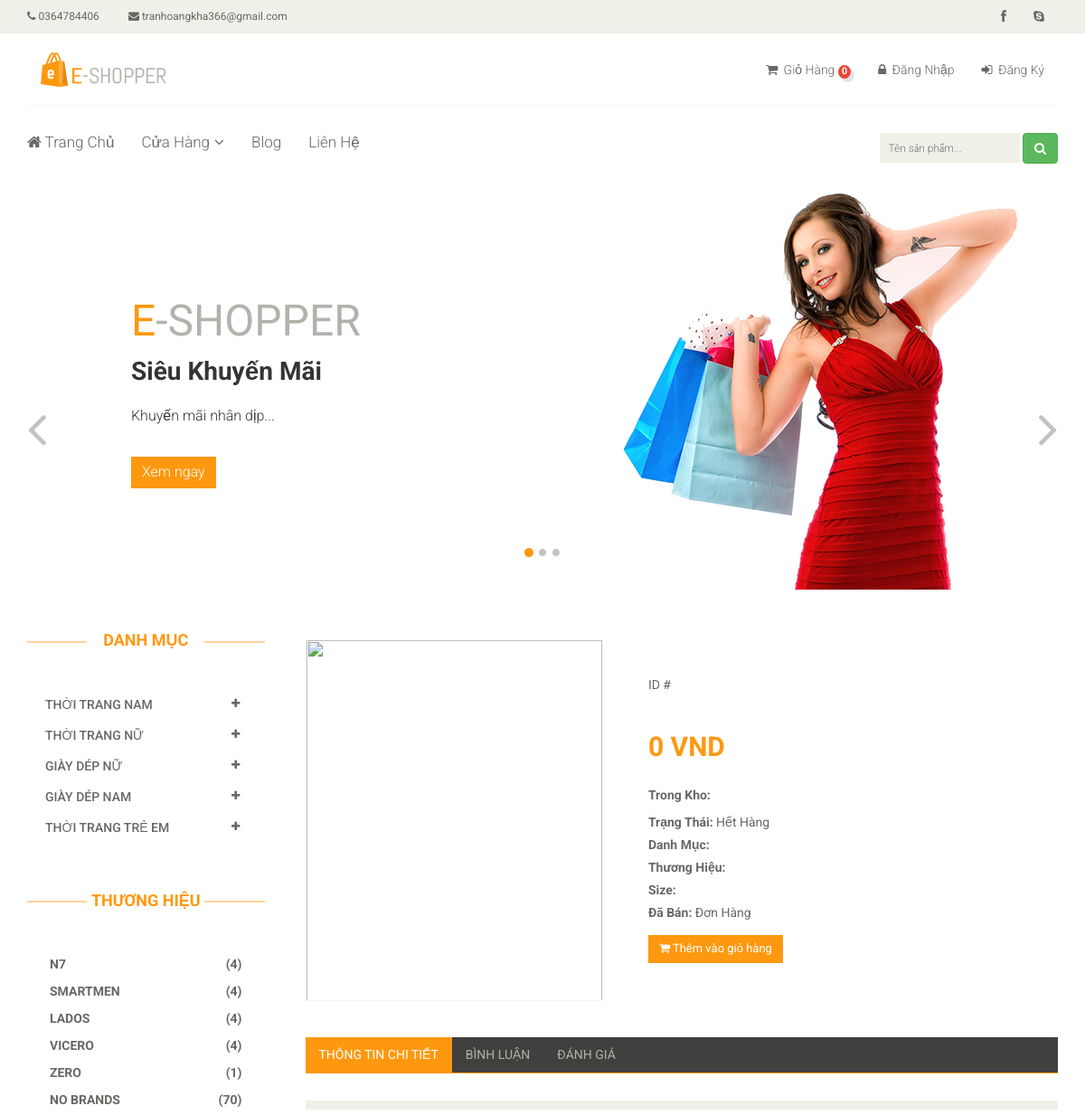
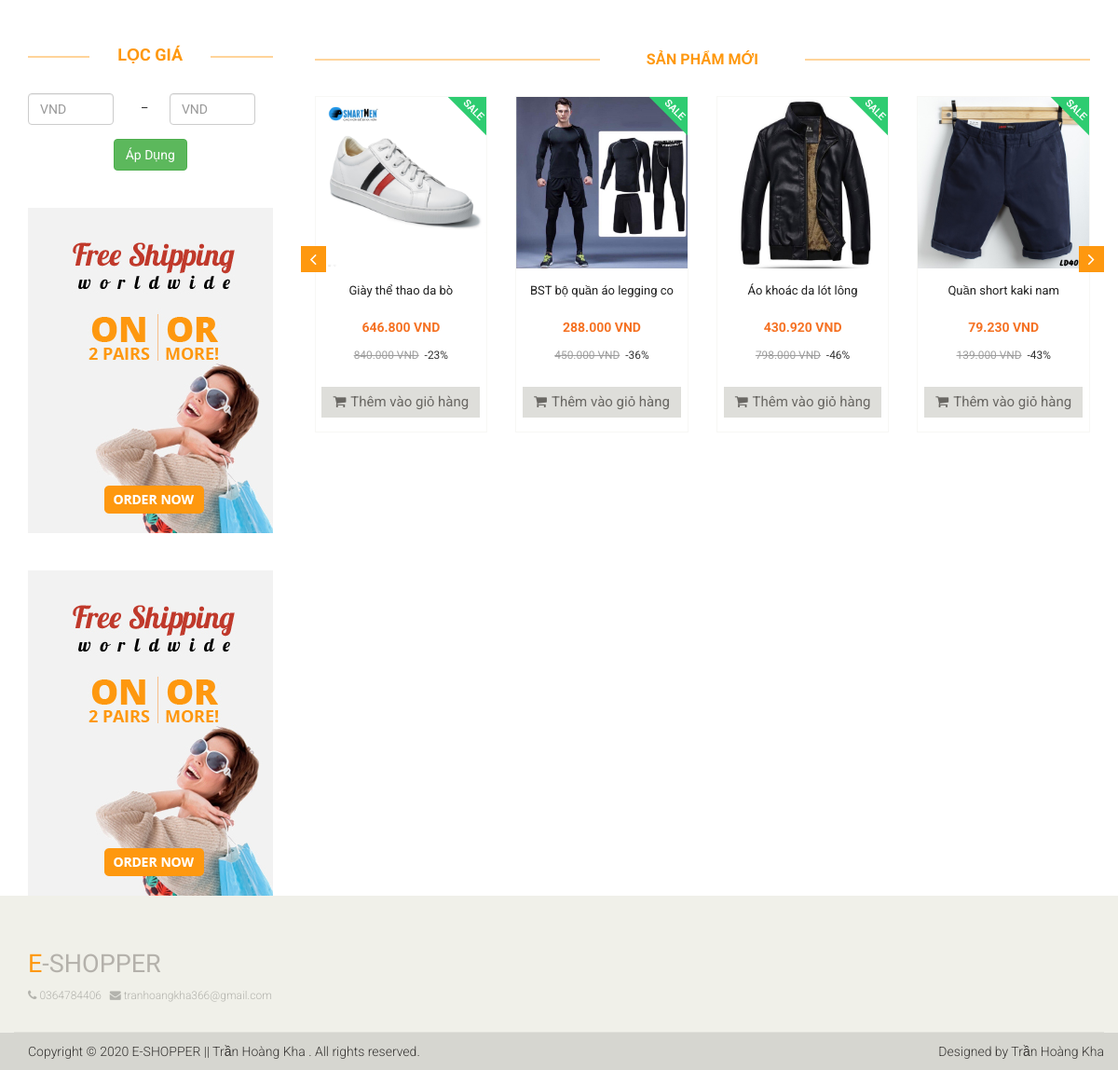
The page /chi-tiet-san-pham.php on the database its author committed (2 pictures, top to bottom).
### tables this page shows
CREATE TABLE `lienhe` (
  `id` int(11) NOT NULL,
  `DienThoai` varchar(12) NOT NULL,
  `Email` varchar(100) NOT NULL,
  `LinkFace` varchar(50) NOT NULL,
  `DiaChi` varchar(100) NOT NULL,
  `KinhDo` varchar(15) NOT NULL,
  `ViDo` varchar(15) NOT NULL
);

CREATE TABLE `banner` (
  `id` int(11) NOT NULL,
  `TieuDe` varchar(100) NOT NULL,
  `NoiDung` varchar(300) NOT NULL,
  `AnhBanner` varchar(20) NOT NULL,
  `HienThi` tinyint(4) NOT NULL DEFAULT 0,
  `Created_at` timestamp NOT NULL DEFAULT current_timestamp(),
  `Update_at` timestamp NOT NULL DEFAULT current_timestamp() ON UPDATE current_timestamp()
);

CREATE TABLE `danh_muc_cha` (
  `id` int(11) NOT NULL,
  `SoTT` tinyint(4) NOT NULL,
  `TenDMC` varchar(50) NOT NULL,
  `Created_at` timestamp NOT NULL DEFAULT current_timestamp()
);

CREATE TABLE `san_pham` (
  `id` int(11) NOT NULL,
  `TenSP` varchar(50) NOT NULL,
  `GiaSP` int(11) NOT NULL,
  `GiamGia` tinyint(4) DEFAULT 0,
  `AnhSP` varchar(20) NOT NULL,
  `id_DanhMuc` int(11) NOT NULL,
  `id_ThuongHieu` int(11) NOT NULL,
  `MoTa` text DEFAULT NULL,
  `LanBan` int(11) DEFAULT 0,
  `Created_by` int(11) NOT NULL,
  `Update_by` int(11) NOT NULL,
  `Created_at` timestamp NOT NULL DEFAULT current_timestamp(),
  `Update_at` timestamp NOT NULL DEFAULT current_timestamp() ON UPDATE current_timestamp()
);

CREATE TABLE `thuong_hieu` (
  `id` int(11) NOT NULL,
  `SoTT` tinyint(4) NOT NULL,
  `TenTH` varchar(30) NOT NULL,
  `HienThi` tinyint(4) NOT NULL DEFAULT 0,
  `Created_at` timestamp NOT NULL DEFAULT current_timestamp(),
  `Update_at` timestamp NOT NULL DEFAULT current_timestamp() ON UPDATE current_timestamp()
);

CREATE TABLE `adver` (
  `id` int(11) NOT NULL,
  `AnhAdver` varchar(20) NOT NULL,
  `DuongDan` varchar(200) NOT NULL,
  `HienThi` tinyint(4) NOT NULL DEFAULT 0,
  `Update_at` timestamp NOT NULL DEFAULT current_timestamp() ON UPDATE current_timestamp()
);

### layouts/new_product.php (the view, shortened to what the rows shown need)
<div class="recommended_items">
   <h2 class="title text-center">Sản Phẩm Mới</h2>
   <div id="recommended-item-carousel" class="carousel slide" data-ride="carousel">
      <div class="carousel-inner">
         <div class="item active">
         	<?php foreach ($productNew as $item) :?>
            	<div class="col-sm-3 box">
                  <div class="product-image-wrapper product_box">
                     <div class="single-products">
                        <div class="productinfo text-center">
                           <a href="chi-tiet-san-pham.php?id=<?php echo $item['id'] ?>"><img src="<?php echo uploads() ?>product/<?php echo $item['AnhSP'] ?>" alt="" /></a>
                           <a href="chi-tiet-san-pham.php?id=<?php echo $item['id'] ?>"><p class="name"><?php echo $item['TenSP']?></p></a>
                           <p class="sale">
                              <h5><?php echo formatPriceSale($item['GiaSP'],$item['GiamGia']) ?></h5>
                              <small><del class="sale_price"><?php echo $item['GiamGia'] > 0 ? formatPrice($item['GiaSP']) : ''  ?></del>&nbsp;<?php echo $item['GiamGia'] > 0 ? " -".$item['GiamGia']."%" : ''  ?></small>
                           </p>
                           <a href="addcart.php?id=<?php echo $item['id'] ?>" class="btn btn-default add-to-cart"><i class="fa fa-shopping-cart"></i>Thêm vào giỏ hàng</a>
                        </div>
                        <?php if($item['GiamGia'] > 0): ?>
                           <img src="<?php echo base_url() ?>public/fontend/images/home/sale.png" class="new" alt="" />
                        <?php endif; ?>
                     </div>
                  </div>
               </div>
            <?php endforeach; ?>
         	</div>
      </div>
   </div>
</div>

### layouts/header.php (shortened to what the rows shown need)
<!DOCTYPE html>
<html lang="en">
<head>
    <link href="<?php echo base_url() ?>public/fontend/css/bootstrap.min.css" rel="stylesheet">
    <link href="<?php echo base_url() ?>public/fontend/css/font-awesome.min.css" rel="stylesheet">
    <link href="<?php echo base_url() ?>public/fontend/css/prettyPhoto.css" rel="stylesheet">
    <link href="<?php echo base_url() ?>public/fontend/css/price-range.css" rel="stylesheet">
    <link href="<?php echo base_url() ?>public/fontend/css/animate.css" rel="stylesheet">
	<link href="<?php echo base_url() ?>public/fontend/css/main.css" rel="stylesheet">
	<link href="<?php echo base_url() ?>public/fontend/css/responsive.css" rel="stylesheet">
	<link href="<?php echo base_url() ?>public/fontend/css/starrr.css" rel="stylesheet">
	<link rel="stylesheet" href="https://cdnjs.cloudflare.com/ajax/libs/rateYo/2.3.2/jquery.rateyo.min.css">
</head>
<body>
	<header id="header">
		<div class="header_top">
			<div class="container">
			    <?php foreach ($contact as $value): ?>
				<div class="row">
					<div class="col-sm-6">
						<div class="contactinfo">
							<ul class="nav nav-pills">
								<li><a href="contact.php"><i class="fa fa-phone"></i> <?php echo $value['DienThoai'] ?></a></li>
								<li><a href="contact.php"><i class="fa fa-envelope"></i> <?php echo $value['Email'] ?></a></li>
							</ul>
						</div>
					</div>
					<div class="col-sm-6">
						<div class="social-icons pull-right">
							<ul class="nav navbar-nav">
								<li><a href="<?php echo $value['LinkFace'] ?>"><i class="fa fa-facebook"></i></a></li>
								<li><a href="contact.php"><i class="fa fa-skype"></i></a></li>
							</ul>
						</div>
					</div>
				</div>
				<?php endforeach; ?>
			</div>
		</div>
	</header>

### layouts/nav.php (shortened to what the rows shown need)
<section id="slider">
		<div class="container">
			<div class="row">
				<div class="col-sm-12">
					<?php if(isset($open) && $open == 'blog'): ?>
					<?php else: ?>
					<?php
						$sqlbanner1 = "SELECT * FROM banner WHERE HienThi = 1 ORDER BY Update_at LIMIT 1";
						$banner1 = $db -> fetchsql($sqlbanner1);
					?>
					<div id="slider-carousel" class="carousel slide" data-ride="carousel">
						<div class="carousel-inner">
							<?php foreach ($banner1 as $value): ?>
							<div class="item active">
								<div class="col-sm-6">
									<h1><span>E</span>-SHOPPER</h1>
									<h2><?php echo $value['TieuDe'] ?></h2>
									<p><?php echo $value['NoiDung'] ?></p>
									<button type="button" class="btn btn-default get"><a href="sale.php" class="text-white">Xem ngay</a></button>
								</div>
								<div class="col-sm-6">
									<img src="<?php echo uploads() ?>banner/<?php echo $value['AnhBanner'] ?>" class="girl img-responsive" alt="" />
								</div>
							</div>
							<?php endforeach; ?>
						</div>
					</div>
					<?php endif; ?>
				</div>
			</div>
		</div>
	</section>
	<?php
		$sqlparentcategory = "SELECT danh_muc_cha.id,danh_muc_cha.TenDMC FROM danh_muc_cha,danh_muc,san_pham WHERE danh_muc_cha.id = danh_muc.id_DanhMC AND san_pham.id_DanhMuc = danh_muc.id ORDER BY danh_muc_cha.SoTT";
		$parentscategory = $db -> fetchsql($sqlparentcategory);
		$Parentsdata=[];
		foreach ($parentscategory as $item) {
			$parentscateID = intval($item['id']);
			$sqlparents ="SELECT id_DanhMuc,danh_muc.id,danh_muc.TenDM,COUNT(san_pham.id) as count_category FROM  san_pham,danh_muc WHERE id_DanhMC = $parentscateID AND san_pham.id_DanhMuc= danh_muc.id GROUP BY id_DanhMuc ORDER BY SoTT";
			$pCategory = $db -> fetchsql($sqlparents);
			$Parentsdata[$item['id']]= $pCategory;
		}
		$sqlbrands ="SELECT *,id_ThuongHieu,COUNT(san_pham.id) as count_brands FROM san_pham,thuong_hieu WHERE san_pham.id_ThuongHieu= thuong_hieu.id GROUP BY id_ThuongHieu ORDER BY SoTT";
   		$menuBrands = $db -> fetchsql($sqlbrands);
	?>
	<section>
		<div class="container">
			<div class="row">
				<div class="col-sm-3">
					<div class="left-sidebar">
						<h2>Danh Mục</h2>
						<div class="panel-group category-products" id="accordian">
							<?php foreach ($Parentsdata as $key => $value): ?>
							<div class="panel panel-default">
								<div class="panel-heading">
									<h4 class="panel-title">
										<a data-toggle="collapse" data-parent="#accordian" href="#<?php echo $key ?>">
											<span class="badge pull-right"><i class="fa fa-plus"></i></span>
											<?php $parentscategory2 = $db -> fetchID("danh_muc_cha" , $key) ?>
											<?php echo $parentscategory2['TenDMC'] ?>
										</a>
									</h4>
								</div>
							</div>
							<?php endforeach; ?>
						</div>
						<div class="brands_products">
							<h2>Thương Hiệu</h2>
							<div class="brands-name">
								<?php foreach($menuBrands as $item) : ?>
								<ul class="nav nav-pills nav-stacked">
									<li><a href="thuong-hieu.php?id=<?php echo $item['id'] ?>"><b><span class="pull-right">(<?php echo $item['count_brands'] ?>)</span><?php echo $item['TenTH'] ?></b></a></li>
								</ul>
								<?php endforeach; ?>
							</div>
						</div>
						<div class="price-range">
							<h2>Lọc Giá</h2>
						</div>
						<?php
							$sqladver = "SELECT * FROM adver WHERE HienThi = 1 LIMIT 5";
							$adver = $db -> fetchsql($sqladver);
						?>
						<?php foreach ($adver as $value): ?>
							<div class="shipping text-center">
								<a href="<?php echo $value['DuongDan'] ?>"><img src="<?php echo uploads() ?>adver/<?php echo $value['AnhAdver'] ?>" alt="" /></a>
							</div>
						<?php endforeach; ?>
					</div>
				</div>

### layouts/footer.php (shortened to what the rows shown need)
<footer id="footer">
		<div class="footer-top">
			<div class="container">
				<div class="row">
					<div class="col-sm-12">
						<div class="companyinfo">
							<h2><span>e</span>-shopper</h2>
							<?php foreach ($contact as $value): ?>
							    <p>
							        <i class="fa fa-phone"></i> <?php echo $value['DienThoai'] ?> &nbsp
							        <i class="fa fa-envelope"></i> <?php echo $value['Email'] ?>
							        </p>
							<?php endforeach; ?>
						</div>
					</div>
				</div>
			</div>
		</div>
	</footer>
</body>
</body>
</html>

### rows shown on the page
lienhe: DienThoai "0364784406", Email "tranhoangkha366@gmail.com"
banner: TieuDe "Siêu Khuyến Mãi", NoiDung "Khuyến mãi nhân dịp...", AnhBanner (picture)
danh_muc_cha: TenDMC "THỜI TRANG NAM"
danh_muc_cha: TenDMC "THỜI TRANG NỮ"
danh_muc_cha: TenDMC "GIÀY DÉP NỮ"
danh_muc_cha: TenDMC "GIÀY DÉP NAM"
danh_muc_cha: TenDMC "THỜI TRANG TRẺ EM"
san_pham: count_brands "4", id_ThuongHieu.TenTH "N7"
san_pham: count_brands "4", id_ThuongHieu.TenTH "SMARTMEN"
san_pham: count_brands "4", id_ThuongHieu.TenTH "LADOS"
san_pham: count_brands "4", id_ThuongHieu.TenTH "VICERO"
san_pham: count_brands "1", id_ThuongHieu.TenTH "ZERO"
san_pham: count_brands "70", id_ThuongHieu.TenTH "NO BRANDS"
adver: AnhAdver (picture)
adver: AnhAdver (picture)
san_pham: AnhSP (picture), TenSP "Giày thể thao da bò", formatPriceSale($item['GiaSP'],$item['GiamGia']) "646.800 VND", GiaSP "840.000 VND", GiamGia "23"
san_pham: AnhSP (picture), TenSP "BST bộ quần áo legging co…", formatPriceSale($item['GiaSP'],$item['GiamGia']) "288.000 VND", GiaSP "450.000 VND", GiamGia "36"
san_pham: AnhSP (picture), TenSP "Áo khoác da lót lông", formatPriceSale($item['GiaSP'],$item['GiamGia']) "430.920 VND", GiaSP "798.000 VND", GiamGia "46"
san_pham: AnhSP (picture), TenSP "Quần short kaki nam", formatPriceSale($item['GiaSP'],$item['GiamGia']) "79.230 VND", GiaSP "139.000 VND", GiamGia "43"

### other values the page prints
formatPriceSale($product['GiaSP'],$product['GiamGia']) "0 VND"
